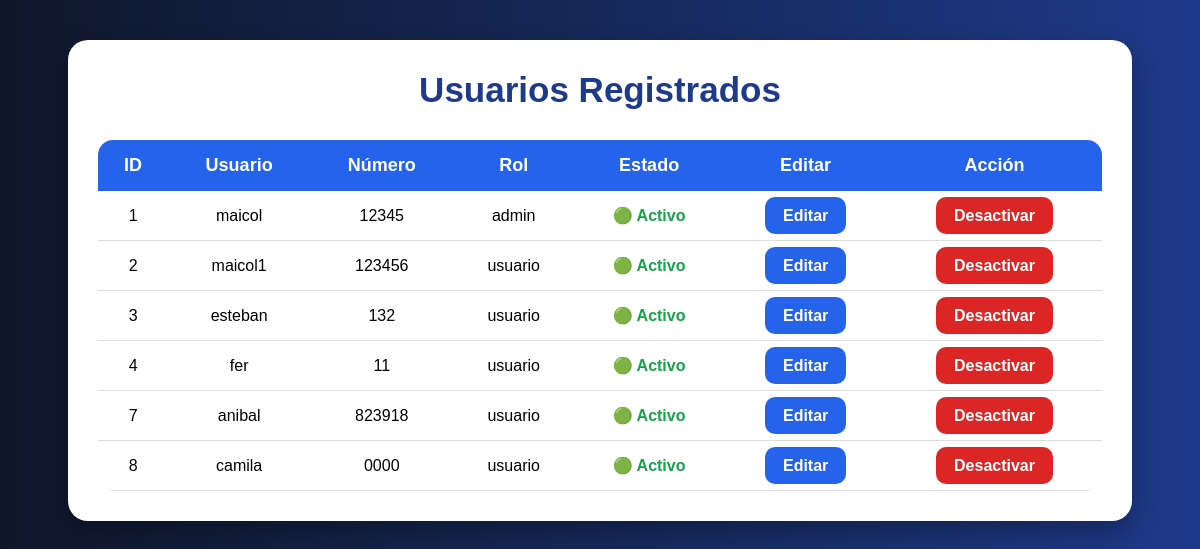
Before: /Php/ver_usuarios.php with the older database file.
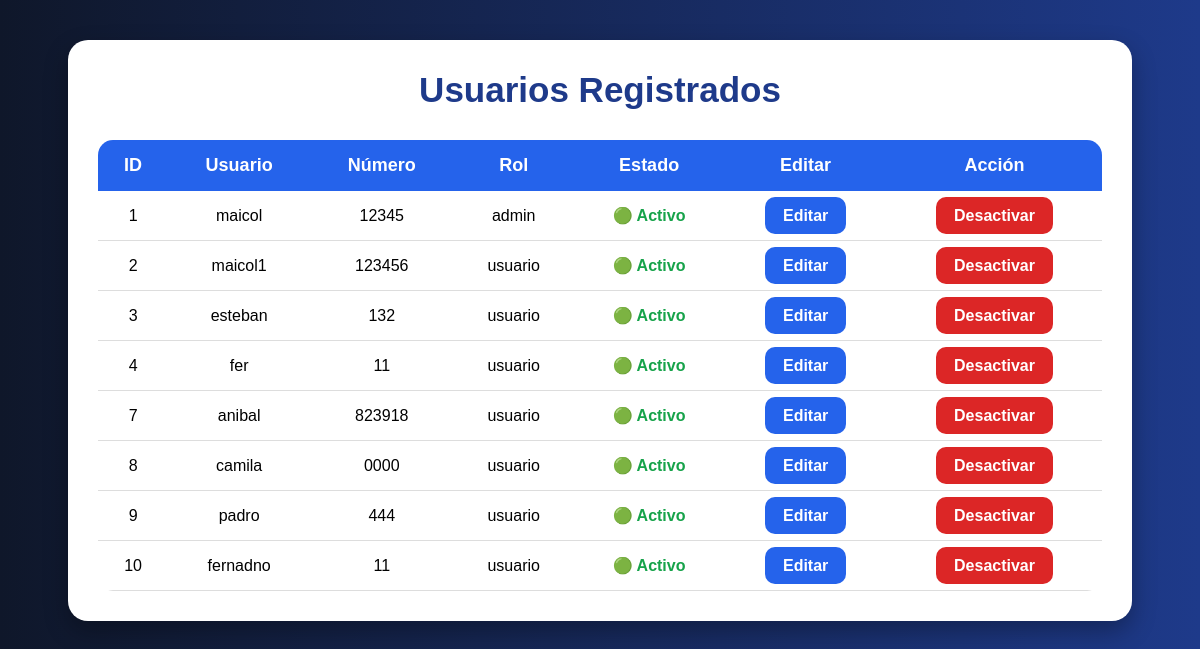
After: the same page with the newer database file.
### tables this page shows
CREATE TABLE `usuarios` (
  `id` int(11) NOT NULL,
  `usuario` varchar(50) NOT NULL,
  `password` varchar(255) NOT NULL,
  `rol` enum('admin','usuario') NOT NULL,
  `numero_control` varchar(50) DEFAULT NULL,
  `estado` enum('activo','inactivo') DEFAULT 'activo',
  `correo` varchar(100) NOT NULL,
  `frase_secreta` varchar(255) DEFAULT NULL
);

### Php/ver_usuarios.php (the view, shortened to what this page needs)
<?php
include("conexion.php");
$sql = "SELECT * FROM usuarios";
$resultado = $conn->query($sql);
?>
<!DOCTYPE html>
<html lang="es">
<head>
    <link rel="stylesheet" href="../Css/ver_usuarios.css">
</head>
<body>
<div class="contenedor">
    <h1>Usuarios Registrados</h1>
    <table>
        <tr>
            <th>ID</th>
            <th>Usuario</th>
            <th>Número</th>
            <th>Rol</th>
            <th>Estado</th>
            <th>Editar</th>
            <th>Acción</th>
        </tr>
        <?php while($fila = $resultado->fetch_assoc()){ ?>
        <tr>
            <td><?php echo $fila['id']; ?></td>
            <td><?php echo $fila['usuario']; ?></td>
            <td><?php echo $fila['numero_control']; ?></td>
            <td><?php echo $fila['rol']; ?></td>
            <td>
            <?php
            if($fila['estado'] == 'activo'){
                echo "<span class='activo'>🟢 Activo</span>";
            }else{
                echo "<span class='inactivo'>🔴 Inactivo</span>";
            }
            ?>
            </td>
            <td>
                <a class="editar"
                href="editar_usuario.php?id=<?php echo $fila['id']; ?>">
                Editar
                </a>
            </td>
            <td>
            <?php if($fila['estado'] == 'activo'){ ?>
                <a class="desactivar"
                href="desactivar_usuario.php?id=<?php echo $fila['id']; ?>">
                Desactivar
                </a>
            <?php } ?>
            </td>
        </tr>
        <?php } ?>
    </table>
</div>
</body>
</html>

### Css/ver_usuarios.css (style rules this page uses)
* { margin: 0; padding: 0; box-sizing: border-box; font-family: Arial, Helvetica, sans-serif; }
body { background: linear-gradient(to right, #0f172a, #1e3a8a); min-height: 100vh; padding: 40px; }
.contenedor { width: 95%; max-width: 1200px; margin: auto; background: white; padding: 30px; border-radius: 20px; box-shadow: 0px 10px 25px rgba(0,0,0,0.3); }
h1 { text-align: center; margin-bottom: 30px; color: #1e3a8a; font-size: 35px; }
table { width: 100%; border-collapse: collapse; overflow: hidden; border-radius: 15px; }
th { background: #2563eb; color: white; padding: 15px; text-align: center; font-size: 18px; }
td { padding: 15px; text-align: center; border-bottom: 1px solid #ddd; }
tr { transition: 0.3s; }
a { text-decoration: none; padding: 10px 18px; border-radius: 10px; color: white; font-weight: bold; transition: 0.3s; }
.editar { background: #2563eb; }
.desactivar { background: #dc2626; }
.activo { color: #16a34a; font-weight: bold; }

Changed rows visible on the page:
added usuarios: id "9", usuario "padro", numero_control "444", rol "usuario", estado "🟢 Activo"
added usuarios: id "10", usuario "fernadno", numero_control "11", rol "usuario", estado "🟢 Activo"
